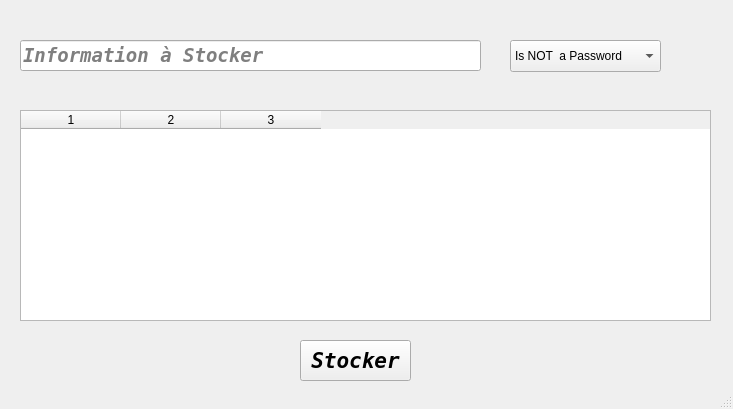
<?xml version="1.0" encoding="UTF-8"?>
<ui version="4.0">
 <class>MainWindow</class>
 <widget class="QMainWindow" name="MainWindow">
  <property name="geometry">
   <rect>
    <x>0</x>
    <y>0</y>
    <width>733</width>
    <height>409</height>
   </rect>
  </property>
  <property name="windowTitle">
   <string>Tobias's Vault</string>
  </property>
  <widget class="QWidget" name="centralwidget">
   <widget class="QPushButton" name="pushButton">
    <property name="geometry">
     <rect>
      <x>300</x>
      <y>340</y>
      <width>111</width>
      <height>41</height>
     </rect>
    </property>
    <property name="font">
     <font>
      <family>Bitstream Vera Sans Mono</family>
      <pointsize>16</pointsize>
      <weight>75</weight>
      <italic>true</italic>
      <bold>true</bold>
     </font>
    </property>
    <property name="text">
     <string>Stocker</string>
    </property>
   </widget>
   <widget class="QLineEdit" name="lineEdit">
    <property name="geometry">
     <rect>
      <x>20</x>
      <y>40</y>
      <width>461</width>
      <height>31</height>
     </rect>
    </property>
    <property name="font">
     <font>
      <family>Bitstream Vera Sans Mono</family>
      <pointsize>14</pointsize>
      <weight>75</weight>
      <italic>true</italic>
      <bold>true</bold>
     </font>
    </property>
    <property name="placeholderText">
     <string>Information à Stocker</string>
    </property>
   </widget>
   <widget class="QTableWidget" name="tableWidget">
    <property name="geometry">
     <rect>
      <x>20</x>
      <y>110</y>
      <width>691</width>
      <height>211</height>
     </rect>
    </property>
    <property name="columnCount">
     <number>3</number>
    </property>
    <column/>
    <column/>
    <column/>
   </widget>
   <widget class="QComboBox" name="comboBox">
    <property name="geometry">
     <rect>
      <x>510</x>
      <y>40</y>
      <width>151</width>
      <height>32</height>
     </rect>
    </property>
    <item>
     <property name="text">
      <string>Is NOT  a Password</string>
     </property>
    </item>
    <item>
     <property name="text">
      <string>Is a Password</string>
     </property>
    </item>
   </widget>
  </widget>
  <widget class="QStatusBar" name="statusbar"/>
 </widget>
 <resources/>
 <connections/>
</ui>
